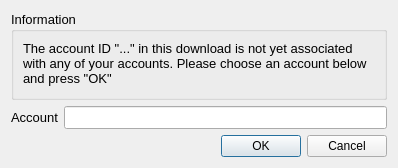
<?xml version="1.0" encoding="UTF-8"?>
<ui version="4.0">
 <class>AssociateWithAccountDialog</class>
 <widget class="QDialog" name="AssociateWithAccountDialog">
  <property name="geometry">
   <rect>
    <x>0</x>
    <y>0</y>
    <width>398</width>
    <height>166</height>
   </rect>
  </property>
  <property name="windowTitle">
   <string>Dialog</string>
  </property>
  <layout class="QVBoxLayout" name="verticalLayout">
   <item>
    <widget class="QGroupBox" name="groupBox">
     <property name="sizePolicy">
      <sizepolicy hsizetype="Preferred" vsizetype="Preferred">
       <horstretch>0</horstretch>
       <verstretch>0</verstretch>
      </sizepolicy>
     </property>
     <property name="minimumSize">
      <size>
       <width>375</width>
       <height>89</height>
      </size>
     </property>
     <property name="font">
      <font>
       <pointsize>10</pointsize>
      </font>
     </property>
     <property name="title">
      <string>Information</string>
     </property>
     <layout class="QHBoxLayout" name="horizontalLayout">
      <item>
       <widget class="QLabel" name="label">
        <property name="sizePolicy">
         <sizepolicy hsizetype="Expanding" vsizetype="Preferred">
          <horstretch>0</horstretch>
          <verstretch>0</verstretch>
         </sizepolicy>
        </property>
        <property name="text">
         <string>The account ID &quot;...&quot; in this download is not yet associated with any of your accounts. Please choose an account below and press &quot;OK&quot;</string>
        </property>
        <property name="alignment">
         <set>Qt::AlignLeading|Qt::AlignLeft|Qt::AlignTop</set>
        </property>
        <property name="wordWrap">
         <bool>true</bool>
        </property>
       </widget>
      </item>
     </layout>
    </widget>
   </item>
   <item>
    <layout class="QFormLayout" name="formLayout">
     <item row="0" column="1">
      <widget class="CompleteLineEdit" name="accountLineEdit">
       <property name="font">
        <font>
         <pointsize>10</pointsize>
        </font>
       </property>
      </widget>
     </item>
     <item row="0" column="0">
      <widget class="QLabel" name="accountLabel">
       <property name="font">
        <font>
         <pointsize>10</pointsize>
        </font>
       </property>
       <property name="text">
        <string>Account</string>
       </property>
      </widget>
     </item>
    </layout>
   </item>
   <item>
    <widget class="QDialogButtonBox" name="buttonBox">
     <property name="orientation">
      <enum>Qt::Horizontal</enum>
     </property>
     <property name="standardButtons">
      <set>QDialogButtonBox::Cancel|QDialogButtonBox::Ok</set>
     </property>
    </widget>
   </item>
  </layout>
  <zorder>buttonBox</zorder>
  <zorder>groupBox</zorder>
  <zorder>formLayoutWidget</zorder>
  <zorder>accountLineEdit</zorder>
  <zorder>accountLabel</zorder>
 </widget>
 <customwidgets>
  <customwidget>
   <class>CompleteLineEdit</class>
   <extends>QLineEdit</extends>
   <header>CompleteLineEdit.h</header>
  </customwidget>
 </customwidgets>
 <resources/>
 <connections>
  <connection>
   <sender>buttonBox</sender>
   <signal>accepted()</signal>
   <receiver>AssociateWithAccountDialog</receiver>
   <slot>accept()</slot>
   <hints>
    <hint type="sourcelabel">
     <x>248</x>
     <y>254</y>
    </hint>
    <hint type="destinationlabel">
     <x>157</x>
     <y>274</y>
    </hint>
   </hints>
  </connection>
  <connection>
   <sender>buttonBox</sender>
   <signal>rejected()</signal>
   <receiver>AssociateWithAccountDialog</receiver>
   <slot>reject()</slot>
   <hints>
    <hint type="sourcelabel">
     <x>316</x>
     <y>260</y>
    </hint>
    <hint type="destinationlabel">
     <x>286</x>
     <y>274</y>
    </hint>
   </hints>
  </connection>
 </connections>
</ui>
